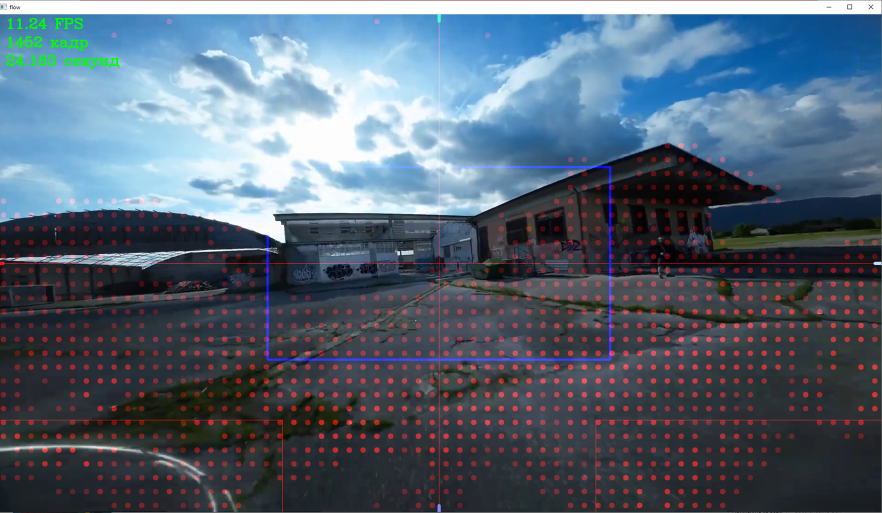
#> input picture img.png, 1764 x 1025 px (shown at 1/2 size)
$ python -i Operations.py   (imports and definitions only)
#> lines starting #> are read from the running program, lines starting #| are printed output that depends on the picture; after the words box and inside, x2 and y2 are one past the last pixel; in counts of white or black regions, pixels touching at a corner belong together
#> further down, picture is the input picture: shape (1025, 1764, 3); mean B, G, R 114.9, 99.7, 85.3
import time
from typing import List, SupportsInt

import numpy as np
import cv2


# [41 lines left out: functions get_and_open_image, resize_image, not called in this run]


def open_to_compare_images(i):
    """Скрипт гауссового размытия и бинаризации"""
    g = cv2.cvtColor(i, cv2.COLOR_BGR2GRAY)
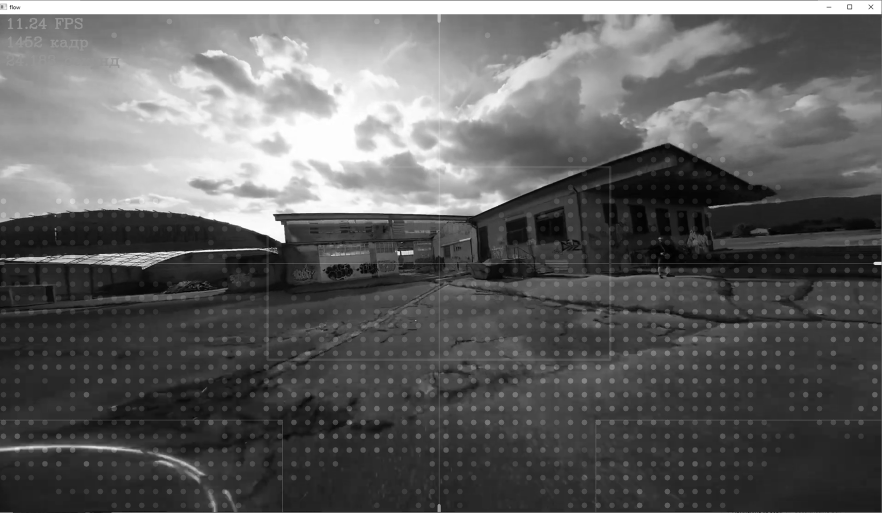
#> g: shape (1025, 1764) (shown at 1/2 size); min 0, max 255, mean 97.1

    b3 = cv2.GaussianBlur(g, (3, 3), 0)
    b7 = cv2.GaussianBlur(g, (7, 7), 0)

    ret, tg = cv2.threshold(g, 70, 255, cv2.THRESH_BINARY)
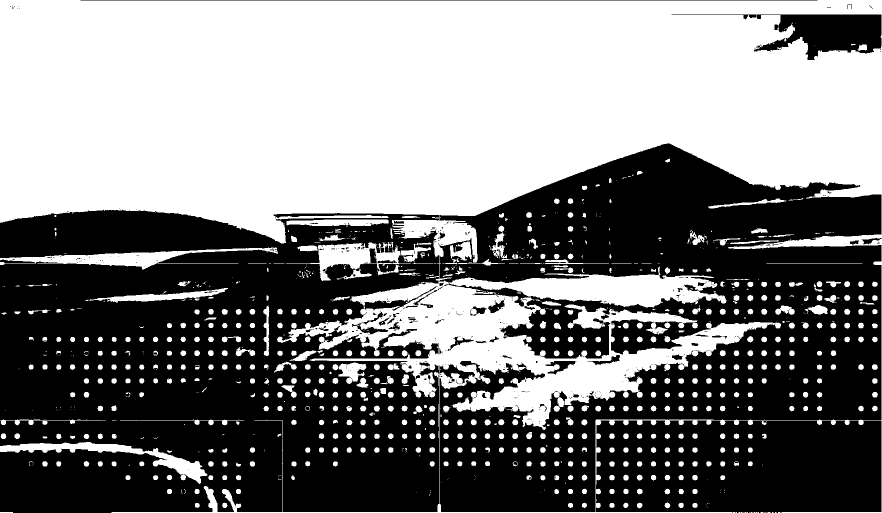
#> tg: shape (1025, 1764) (shown at 1/2 size); 49.8% white; 963 white regions (391 under 20 px), largest, box (x1, y1, x2, y2) and area: (0, 0, 1764, 1025) 814612, (0, 495, 556, 539) 7239, (0, 884, 415, 968) 7122
    ret, tb3 = cv2.threshold(b3, 70, 255, cv2.THRESH_BINARY)
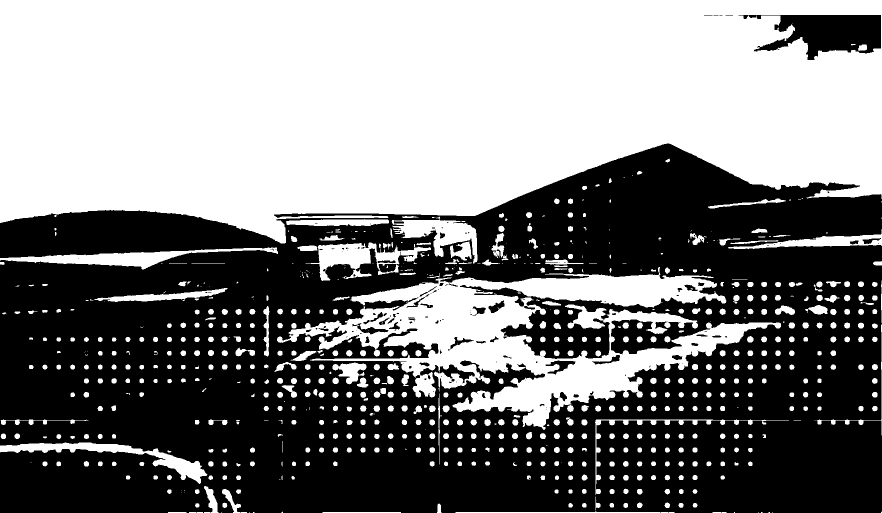
#> tb3: shape (1025, 1764) (shown at 1/2 size); 49.8% white; 755 white regions (189 under 20 px), largest, box (x1, y1, x2, y2) and area: (0, 0, 1764, 487) 688319, (554, 534, 1562, 860) 112678, (0, 495, 556, 539) 7456
    ret, tb7 = cv2.threshold(b7, 70, 255, cv2.THRESH_BINARY)
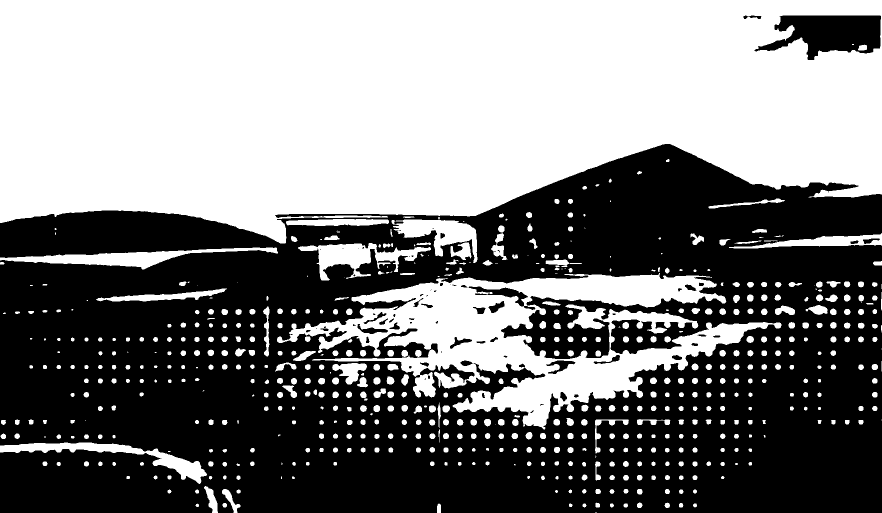
#> tb7: shape (1025, 1764) (shown at 1/2 size); 49.6% white; 613 white regions (76 under 20 px), largest, box (x1, y1, x2, y2) and area: (0, 0, 1764, 487) 689118, (554, 546, 1563, 859) 114503, (0, 495, 556, 539) 7962

    cv2.imshow('tg', tg)
    cv2.imshow('tb3', tb3)
    cv2.imshow('tb7', tb7)
    while True:
        ch = 0xFF & cv2.waitKey(1)  # Ждём секунду
#> (key q is pressed here)
        if ch == 27:  # Esc
            break
    cv2.destroyAllWindows()


# [54 lines left out: functions open_images, mark_points, draw_sparse_hsv, not called in this run]


class Plotter:
    """Строит интерактивный график в opencv"""
    # [140 lines left out: functions __init__, plot, show_plot, draw_plot, color_hsv_division, change_format, not called in this run]

>>> import cv2
>>> picture = cv2.imread('img.png')
>>> result = open_to_compare_images(picture)
